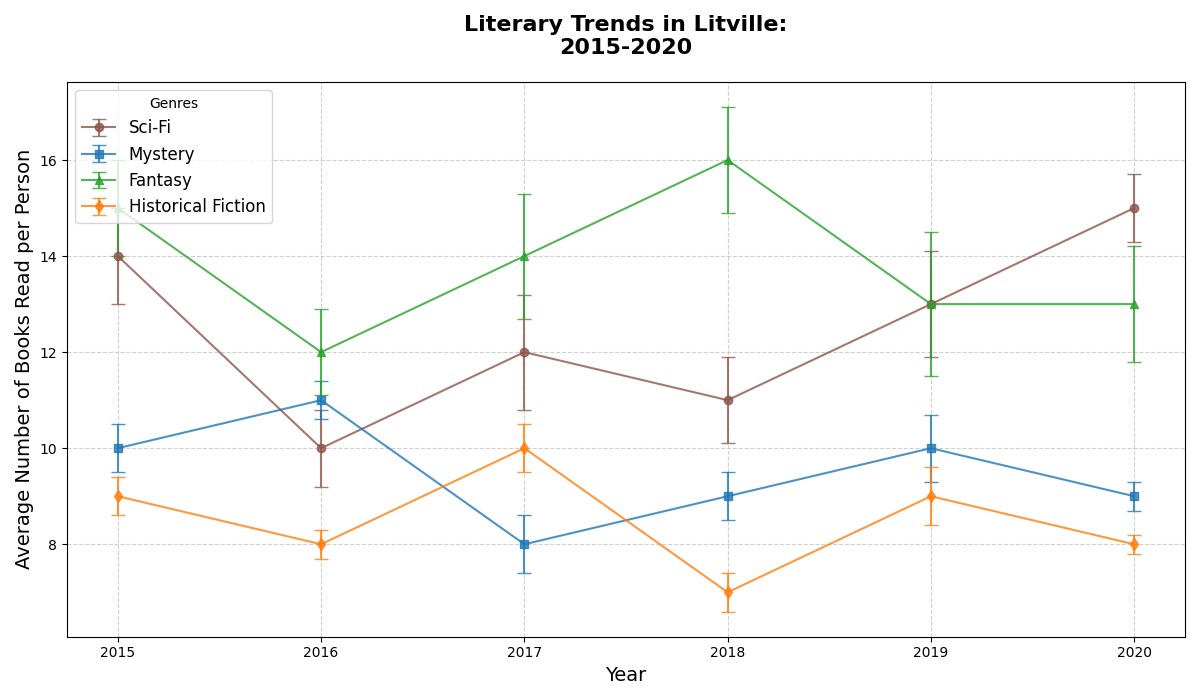

Source code (Python):
import matplotlib.pyplot as plt
import numpy as np

years = np.array([2015, 2016, 2017, 2018, 2019, 2020])

# Randomly altered data arrays, keeping the row structure intact
sci_fi = np.array([14, 10, 12, 11, 13, 15])
mystery = np.array([10, 11, 8, 9, 10, 9])
fantasy = np.array([15, 12, 14, 16, 13, 13])
historical_fiction = np.array([9, 8, 10, 7, 9, 8])

errors = {
    "Sci-Fi": np.array([1, 0.8, 1.2, 0.9, 1.1, 0.7]),
    "Mystery": np.array([0.5, 0.4, 0.6, 0.5, 0.7, 0.3]),
    "Fantasy": np.array([1, 0.9, 1.3, 1.1, 1.5, 1.2]),
    "Historical Fiction": np.array([0.4, 0.3, 0.5, 0.4, 0.6, 0.2]),
}

colors = ['#8c564b', '#1f77b4', '#2ca02c', '#ff7f0e']

fig, ax = plt.subplots(figsize=(12, 7))

ax.errorbar(years, sci_fi, yerr=errors["Sci-Fi"], label='Sci-Fi', color=colors[0], fmt='-o', capsize=5, alpha=0.8)
ax.errorbar(years, mystery, yerr=errors["Mystery"], label='Mystery', color=colors[1], fmt='-s', capsize=5, alpha=0.8)
ax.errorbar(years, fantasy, yerr=errors["Fantasy"], label='Fantasy', color=colors[2], fmt='-^', capsize=5, alpha=0.8)
ax.errorbar(years, historical_fiction, yerr=errors["Historical Fiction"], label='Historical Fiction', color=colors[3], fmt='-d', capsize=5, alpha=0.8)

ax.set_title("Literary Trends in Litville:\n2015-2020", fontsize=16, fontweight='bold', pad=20)
ax.set_xlabel("Year", fontsize=14)
ax.set_ylabel("Average Number of Books Read per Person", fontsize=14)
ax.set_xticks(years)
ax.legend(title='Genres', fontsize=12, loc='upper left')
ax.grid(True, linestyle='--', alpha=0.6)
plt.tight_layout()
plt.show()
